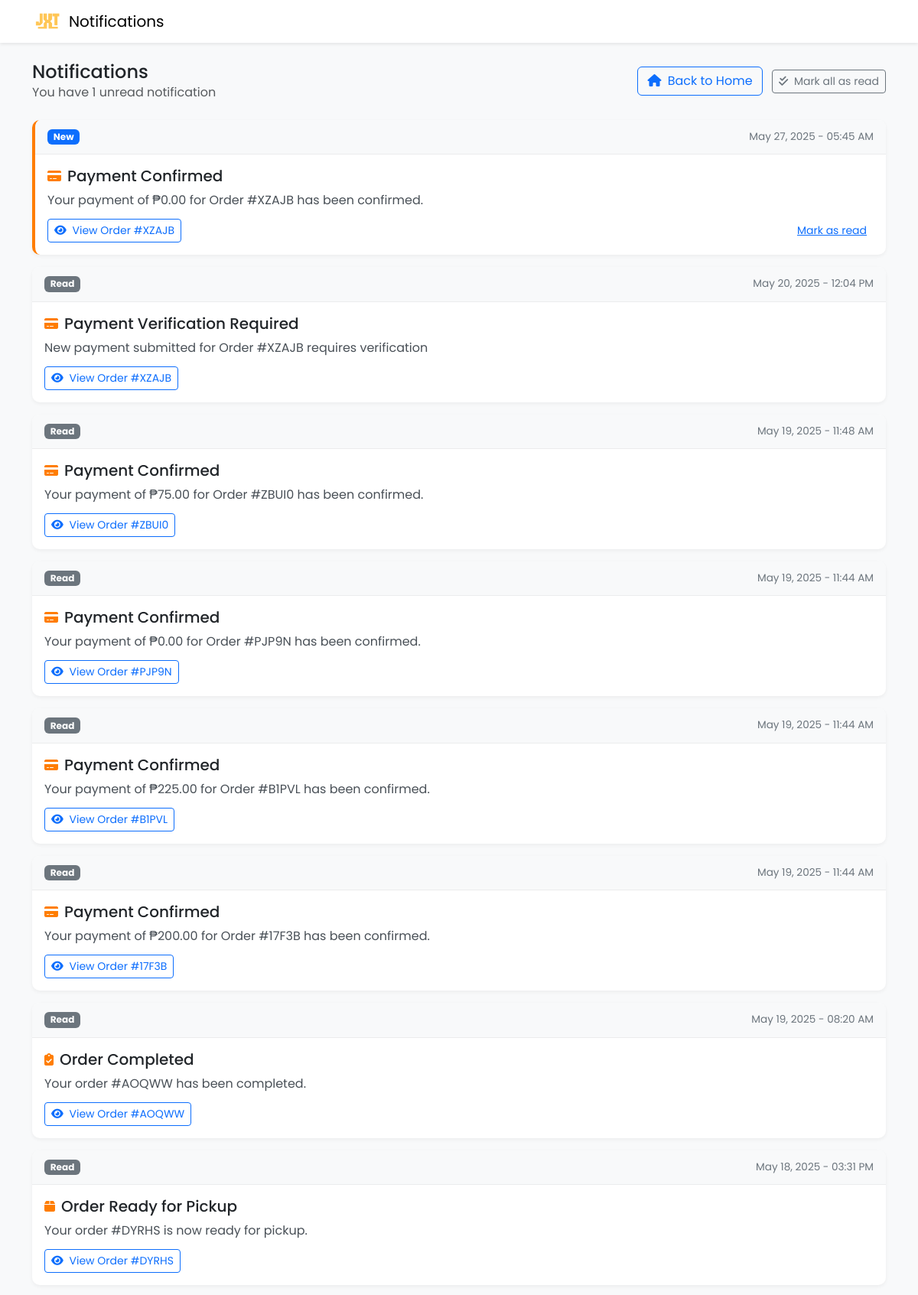
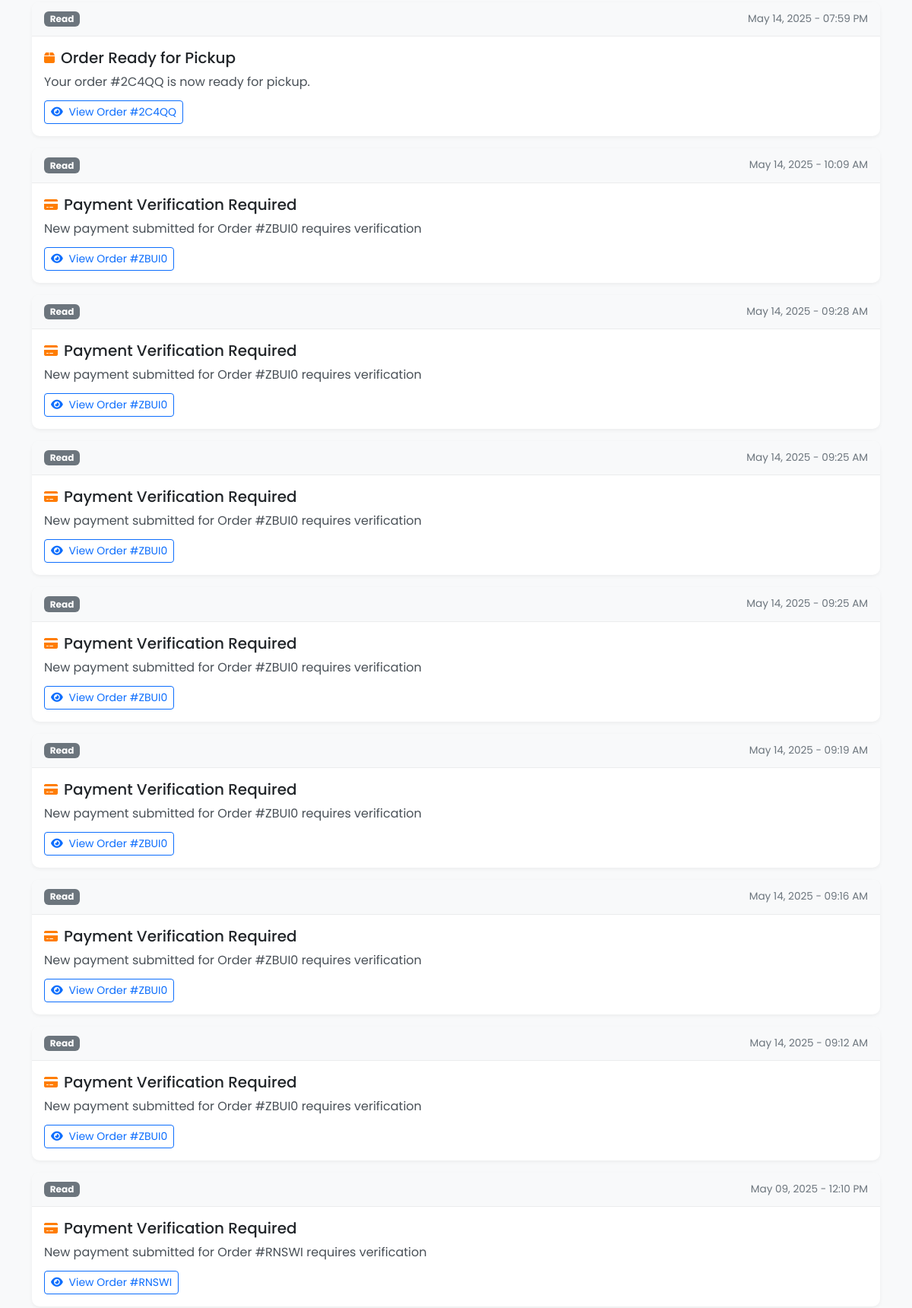
Page /customer/notification.php (signed in, upper part) on the committed database (2 pictures, top to bottom).
### tables this page shows
CREATE TABLE `notifications` (
  `notification_id` int(11) NOT NULL,
  `title` varchar(255) DEFAULT NULL,
  `customer_id` int(11) NOT NULL,
  `order_id` varchar(10) NOT NULL,
  `message` text NOT NULL,
  `is_read` tinyint(1) DEFAULT 0,
  `created_at` timestamp NOT NULL DEFAULT current_timestamp()
);

CREATE TABLE `orders` (
  `order_id` varchar(10) NOT NULL,
  `customer_id` int(11) NOT NULL,
  `order_type` enum('tailoring','sublimation') NOT NULL,
  `total_amount` decimal(10,2) NOT NULL,
  `downpayment_amount` decimal(10,2) NOT NULL,
  `payment_method` enum('cash','gcash') NOT NULL,
  `payment_status` enum('pending','downpayment_paid','fully_paid') DEFAULT 'pending',
  `order_status` enum('pending_approval','declined','approved','forward_to_sublimator','in_process','printing_done','ready_for_pickup','completed') DEFAULT 'pending_approval',
  `staff_id` int(11) DEFAULT NULL,
  `manager_id` int(11) DEFAULT NULL,
  `notes` text DEFAULT NULL,
  `created_at` timestamp NOT NULL DEFAULT current_timestamp(),
  `updated_at` timestamp NOT NULL DEFAULT current_timestamp() ON UPDATE current_timestamp(),
  `screenshot_path` varchar(255) DEFAULT NULL,
  `status_history` text DEFAULT NULL
);

### customer/notification.php (the view, shortened to what this page needs)
<?php
include '../db.php';
$customer_id = $_SESSION['customer_id'];
$sql = "SELECT n.*, o.order_id
        FROM notifications n
        LEFT JOIN orders o ON n.order_id = o.order_id
        WHERE n.customer_id = ?
        ORDER BY n.created_at DESC";
$stmt = $conn->prepare($sql);
$stmt->bind_param("i", $customer_id);
$stmt->execute();
$result = $stmt->get_result();
$unread_sql = "SELECT COUNT(*) as unread_count FROM notifications WHERE customer_id = ? AND is_read = 0";
$unread_stmt = $conn->prepare($unread_sql);
$unread_stmt->bind_param("i", $customer_id);
$unread_stmt->execute();
$unread_result = $unread_stmt->get_result();
$unread_count = $unread_result->fetch_assoc()['unread_count'];
?>
<!DOCTYPE html>
<html lang="en">
<head>
    <link href="https://cdn.jsdelivr.net/npm/bootstrap@5.3.0/dist/css/bootstrap.min.css" rel="stylesheet">
    <link rel="stylesheet" href="https://cdnjs.cloudflare.com/ajax/libs/font-awesome/6.4.0/css/all.min.css">
</head>
<body>
    <nav class="navbar navbar-expand-lg fixed-top">
        <div class="container">
            <div class="d-flex align-items-center">
                <a href="index.php" class="me-2">
                    <img src="../image/logo.png" height="40" alt="JX Tailoring Logo">
                </a>
                <span class="navbar-brand mb-0">Notifications</span>
            </div>
        </div>
    </nav>
    <div class="container" style="margin-top: 80px; margin-bottom: 20px;">
        <div class="d-flex justify-content-between align-items-center mb-4">
            <div>
                <h1 class="h4 mb-0">Notifications</h1>
                <?php if ($unread_count > 0): ?>
                <p class="text-muted mb-0">You have <?php echo $unread_count; ?> unread notification<?php echo $unread_count != 1 ? 's' : ''; ?></p>
                <?php endif; ?>
            </div>
            <div>
                <a href="index.php" class="btn btn-outline-primary me-2">
                    <i class="fas fa-home me-1"></i> Back to Home
                </a>
                <?php if ($unread_count > 0): ?>
                <a href="notification.php?mark_all_read=1" class="btn btn-sm btn-outline-secondary">
                    <i class="fas fa-check-double me-1"></i> Mark all as read
                </a>
                <?php endif; ?>
            </div>
        </div>
        <?php if ($result->num_rows > 0): ?>
            <?php while ($notification = $result->fetch_assoc()): ?>
                <div class="card notification-card <?php echo $notification['is_read'] ? '' : 'notification-unread'; ?>">
                    <div class="notification-header">
                        <span class="badge <?php echo $notification['is_read'] ? 'bg-secondary' : 'bg-primary'; ?>">
                            <?php echo $notification['is_read'] ? 'Read' : 'New'; ?>
                        </span>
                        <span class="notification-time">
                            <?php echo date('M d, Y - h:i A', strtotime($notification['created_at'])); ?>
                        </span>
                    </div>
                    <div class="notification-body">
                        <div class="notification-title">
                            <?php
                            $icon = 'fa-bell';
                            $title = strtolower($notification['title']);
                            if (strpos($title, 'order') !== false) {
                                if (strpos($title, 'declined') !== false) {
                                    $icon = 'fa-times-circle';
                                } elseif (strpos($title, 'approved') !== false) {
                                    $icon = 'fa-check-circle';
                                } elseif (strpos($title, 'ready') !== false) {
                                    $icon = 'fa-box';
                                } elseif (strpos($title, 'completed') !== false) {
                                    $icon = 'fa-clipboard-check';
                                } else {
                                    $icon = 'fa-clipboard-list';
                                }
                            } elseif (strpos($title, 'payment') !== false) {
                                $icon = 'fa-credit-card';
                            } elseif (strpos($title, 'delivery') !== false || strpos($title, 'pickup') !== false) {
                                $icon = 'fa-truck';
                            } elseif (strpos($title, 'measurement') !== false) {
                                $icon = 'fa-ruler';
                            } elseif (strpos($title, 'reminder') !== false) {
                                $icon = 'fa-calendar-check';
                            }
                            ?>
                            <i class="fas <?php echo $icon; ?>"></i>
                            <h5 class="mb-0"><?php echo htmlspecialchars($notification['title']); ?></h5>
                        </div>
                        <p class="notification-message"><?php echo htmlspecialchars($notification['message']); ?></p>
                        <div class="notification-footer">
                            <?php if ($notification['order_id']): ?>
                            <a href="view_order.php?order_id=<?php echo $notification['order_id']; ?>"
                               class="btn btn-sm btn-outline-primary btn-order"
                               onclick="event.preventDefault(); window.location.href='view_order.php?order_id=<?php echo $notification['order_id']; ?>';">
                                <i class="fas fa-eye me-1"></i> View Order #<?php echo $notification['order_id']; ?>
                            </a>
                            <?php else: ?>
                            <div></div>
                            <?php endif; ?>
                            <?php if (!$notification['is_read']): ?>
                            <a href="notification.php?mark_read=<?php echo $notification['notification_id']; ?>" class="btn btn-sm btn-link">
                                Mark as read
                            </a>
                            <?php endif; ?>
                        </div>
                    </div>
                </div>
            <?php endwhile; ?>
        <?php endif; ?>
    </div>
</body>
</html>

### customer/notification.php (style rules this page uses)
body { font-family: 'Poppins', sans-serif; background-color: #f8f9fa; padding-bottom: 70px; }
.navbar { background-color: white; box-shadow: 0 2px 4px rgba(0,0,0,.08); }
.notification-card { border-radius: 10px; overflow: hidden; transition: transform 0.2s; margin-bottom: 16px; border: none; box-shadow: 0 2px 5px rgba(0,0,0,.05); }
.notification-unread { border-left: 4px solid #ff7d00; }
.notification-header { display: flex; justify-content: space-between; align-items: center; padding: 12px 16px; background-color: #f8f9fa; border-bottom: 1px solid rgba(0,0,0,.05); }
.notification-body { padding: 16px; }
.notification-time { color: #6c757d; font-size: 0.85rem; }
.notification-title { display: flex; align-items: center; margin-bottom: 8px; }
.notification-title i { margin-right: 8px; color: #ff7d00; }
.notification-message { color: #495057; margin-bottom: 12px; }
.notification-footer { display: flex; justify-content: space-between; }
.btn-order { font-size: 0.875rem; padding: 0.25rem 0.5rem; }

### rows in the picture
notifications: is_read "New", created_at "May 27, 2025 - 05:45 AM", title "Payment Confirmed", message "Your payment of ₱0.00 for Order #XZAJB has been confirmed.", order.order_id "XZAJB"
notifications: is_read "Read", created_at "May 20, 2025 - 12:04 PM", title "Payment Verification Required", message "New payment submitted for Order #XZAJB requires verification", order.order_id "XZAJB"
notifications: is_read "Read", created_at "May 19, 2025 - 11:48 AM", title "Payment Confirmed", message "Your payment of ₱75.00 for Order #ZBUI0 has been confirmed.", order.order_id "ZBUI0"
notifications: is_read "Read", created_at "May 19, 2025 - 11:44 AM", title "Payment Confirmed", message "Your payment of ₱0.00 for Order #PJP9N has been confirmed.", order.order_id "PJP9N"
notifications: is_read "Read", created_at "May 19, 2025 - 11:44 AM", title "Payment Confirmed", message "Your payment of ₱225.00 for Order #B1PVL has been confirmed.", order.order_id "B1PVL"
notifications: is_read "Read", created_at "May 19, 2025 - 11:44 AM", title "Payment Confirmed", message "Your payment of ₱200.00 for Order #17F3B has been confirmed.", order.order_id "17F3B"
notifications: is_read "Read", created_at "May 19, 2025 - 08:20 AM", title "Order Completed", message "Your order #AOQWW has been completed.", order.order_id "AOQWW"
notifications: is_read "Read", created_at "May 18, 2025 - 03:31 PM", title "Order Ready for Pickup", message "Your order #DYRHS is now ready for pickup.", order.order_id "DYRHS"
notifications: is_read "Read", created_at "May 14, 2025 - 07:59 PM", title "Order Ready for Pickup", message "Your order #2C4QQ is now ready for pickup.", order.order_id "2C4QQ"
notifications: is_read "Read", created_at "May 14, 2025 - 10:09 AM", title "Payment Verification Required", message "New payment submitted for Order #ZBUI0 requires verification", order.order_id "ZBUI0"
notifications: is_read "Read", created_at "May 14, 2025 - 09:28 AM", title "Payment Verification Required", message "New payment submitted for Order #ZBUI0 requires verification", order.order_id "ZBUI0"
notifications: is_read "Read", created_at "May 14, 2025 - 09:25 AM", title "Payment Verification Required", message "New payment submitted for Order #ZBUI0 requires verification", order.order_id "ZBUI0"
notifications: is_read "Read", created_at "May 14, 2025 - 09:25 AM", title "Payment Verification Required", message "New payment submitted for Order #ZBUI0 requires verification", order.order_id "ZBUI0"
notifications: is_read "Read", created_at "May 14, 2025 - 09:19 AM", title "Payment Verification Required", message "New payment submitted for Order #ZBUI0 requires verification", order.order_id "ZBUI0"
notifications: is_read "Read", created_at "May 14, 2025 - 09:16 AM", title "Payment Verification Required", message "New payment submitted for Order #ZBUI0 requires verification", order.order_id "ZBUI0"
notifications: is_read "Read", created_at "May 14, 2025 - 09:12 AM", title "Payment Verification Required", message "New payment submitted for Order #ZBUI0 requires verification", order.order_id "ZBUI0"
notifications: is_read "Read", created_at "May 09, 2025 - 12:10 PM", title "Payment Verification Required", message "New payment submitted for Order #RNSWI requires verification", order.order_id "RNSWI"

### other values in the picture
$unread_count "1"
